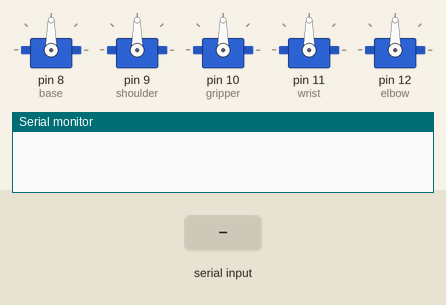
The sketch below on a simulated Arduino Uno, built with avr-gcc and run on an emulated ATmega328P. Shown: 5 × servo, the last lines printed to the serial monitor. The inputs (shaded band) are chosen by the test bench.

Above: at 1.2 s.
1.3 s: "right@" received over Serial
At 2.1 s:
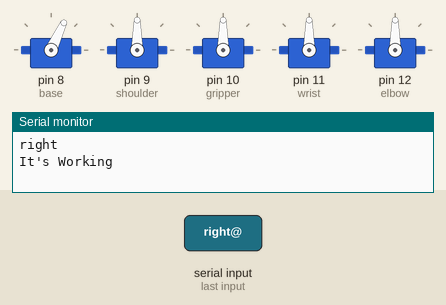
2.8 s: "top@" received over Serial
At 3.2 s:
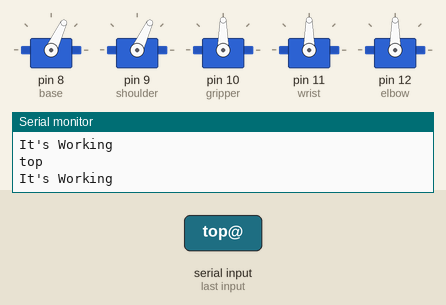
4.3 s: "left@" received over Serial
At 5.5 s:
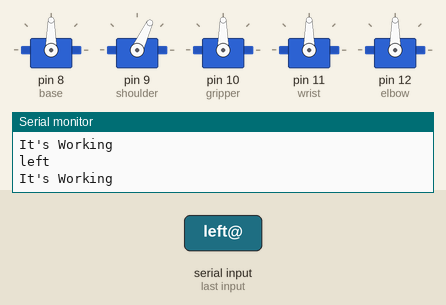
5.8 s: "left@" received over Serial
At 6.7 s:
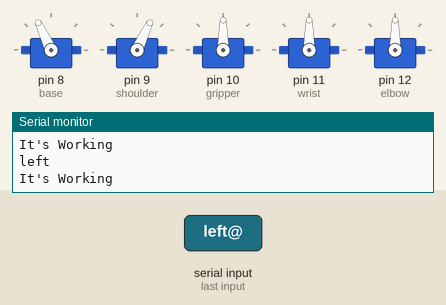
7.3 s: "bottom@" received over Serial
At 7.9 s:
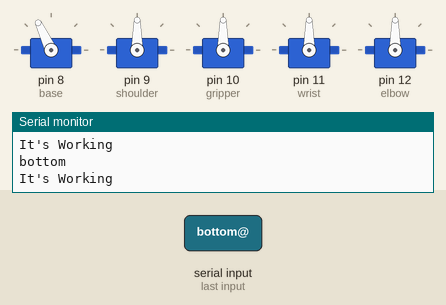
8.8 s: "bottom@" received over Serial
At 10.2 s:
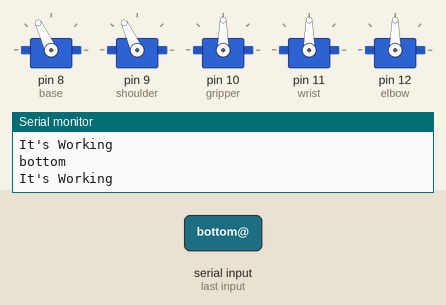
Timing chart, 0 to 11.3 s (numbered marks = the images above; inputs shaded):
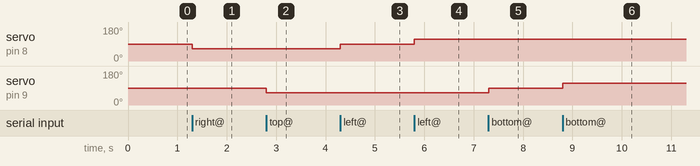

The sketch:

Arduino-MoveRobotArm.ino
```cpp
#include <Servo.h>

Servo shoulder, base, gripper, wrist, elbow;

double baseAngle = 90, shoulderAngle = 90, elbowAngle = 90, wristAngle = 90;


void setup() {
  //Sets the data rate in bits per second (baud) for serial data transmission.
  //For USB baudrate is fixed on 115200 bps
  Serial.begin(115200);

  base.attach(8);
  shoulder.attach(9);
  gripper.attach(10);
  wrist.attach(11);
  elbow.attach(12);


  //defualt postion
  //Initialization functions and set up the initial position for Braccio
  //All the servo motors will be positioned in the "safety" position:
  base.write(baseAngle);
  shoulder.write(shoulderAngle);
  elbow.write(elbowAngle);
  wrist.write(wristAngle);
}


String getValue(String Info, char separator, int position) {
  int CounterFound = 0;
  int strIndexArray[] = { 0, -1 };
  int maxIndex = Info.length() - 1;

  for (int i = 0; i <= maxIndex && CounterFound <= position; i++) {

    if (Info.charAt(i) == separator || i == maxIndex) {
      CounterFound++;
      strIndexArray[0] = strIndexArray[1] + 1;
      strIndexArray[1] = (i == maxIndex) ? i + 1 : i;
    }
  }
  if (CounterFound > position) {
    return Info.substring(strIndexArray[0], strIndexArray[1]);
  } else {
    return "";
  }
}

void loop() {

  String computerText = Serial.readStringUntil('@');
  computerText.trim();
  if (computerText.length() == 0) {
    return;
  }

  String command = getValue(computerText, ' ', 0);
  command.toLowerCase();

  if (command == "right"|| command == "رايت") {
    base.write(baseAngle -= 25);
  }
  if (command == "left"|| command == "لفت") {
    base.write(baseAngle += 25);
  }

  if (command == "top"|| command == "توب") {
    shoulder.write(shoulderAngle -= 25);
  }

  if (command == "bottom"|| command == "بوتوم") {
    shoulder.write(shoulderAngle += 25);
  }
  Serial.println(command);
  Serial.println("It's Working");
  delay(500);
}
```

Measured:
- after the input at 1.3 s, servo on pin 8 (base): 90° → 65° at once
- after the input at 2.8 s, servo on pin 9 (shoulder): 90° → 65° at once
- after the input at 4.3 s, servo on pin 8 (base): 65° → 90° at once
- after the input at 5.8 s, servo on pin 8 (base): 90° → 115° at once
- after the input at 7.3 s, servo on pin 9 (shoulder): 65° → 90° at once
- after the input at 8.8 s, servo on pin 9 (shoulder): 90° → 115° at once
